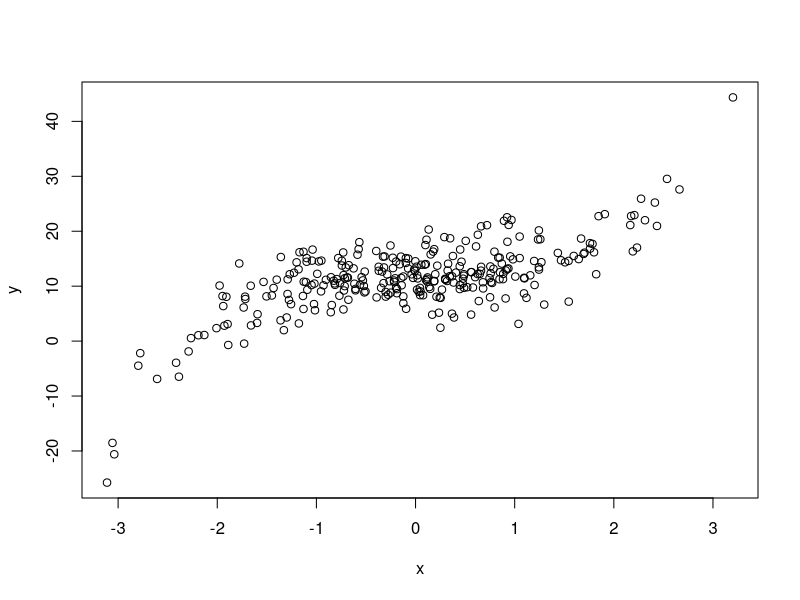
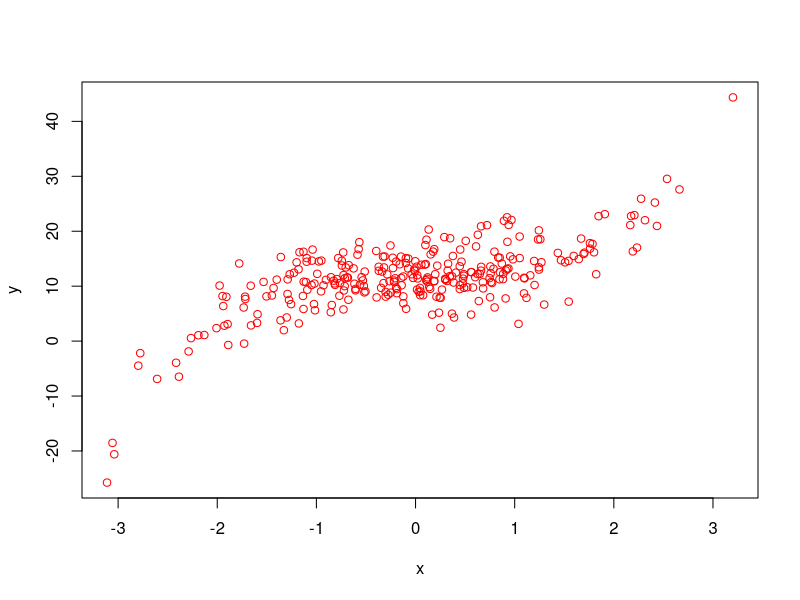
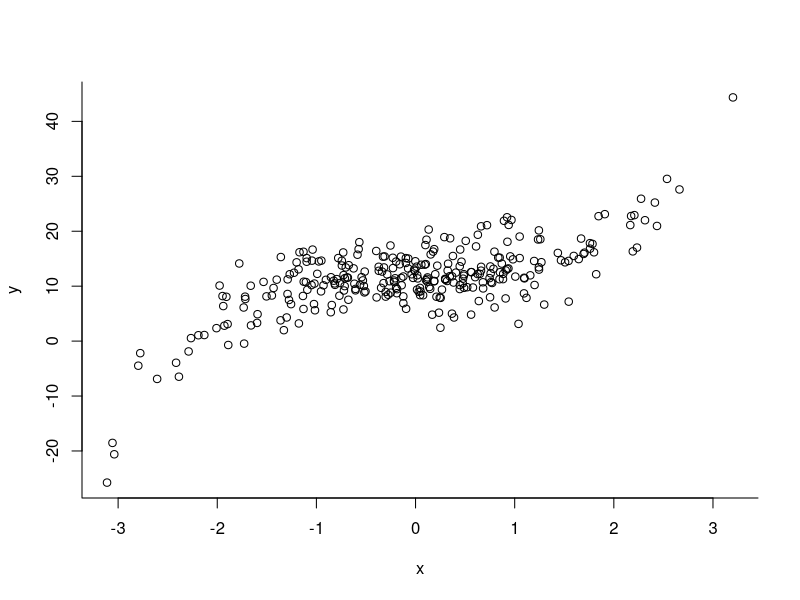
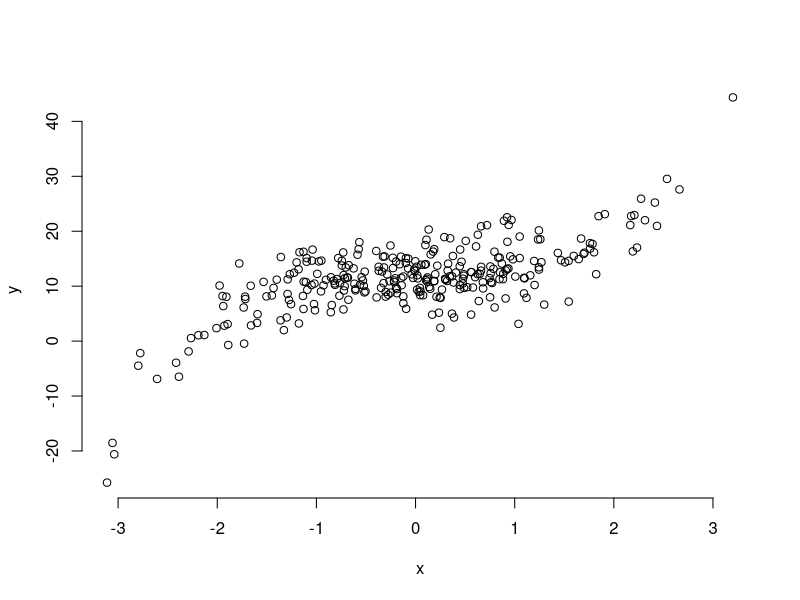
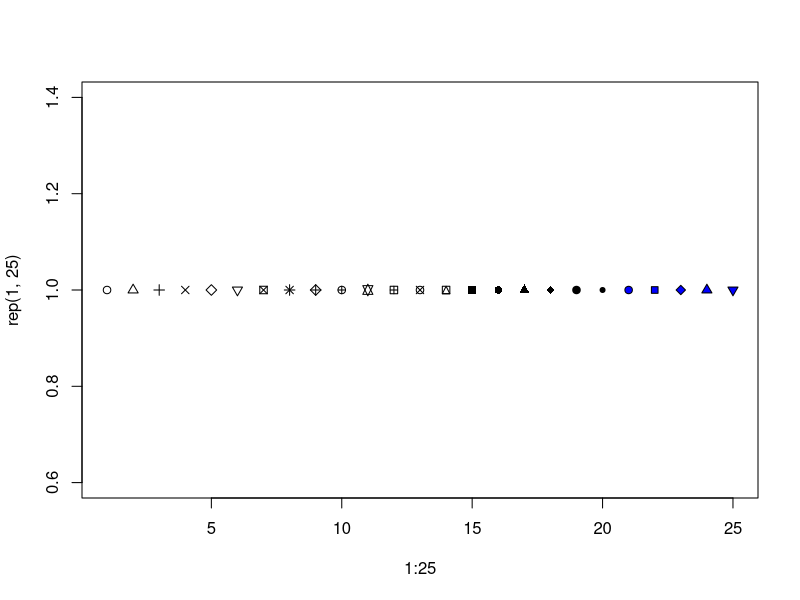
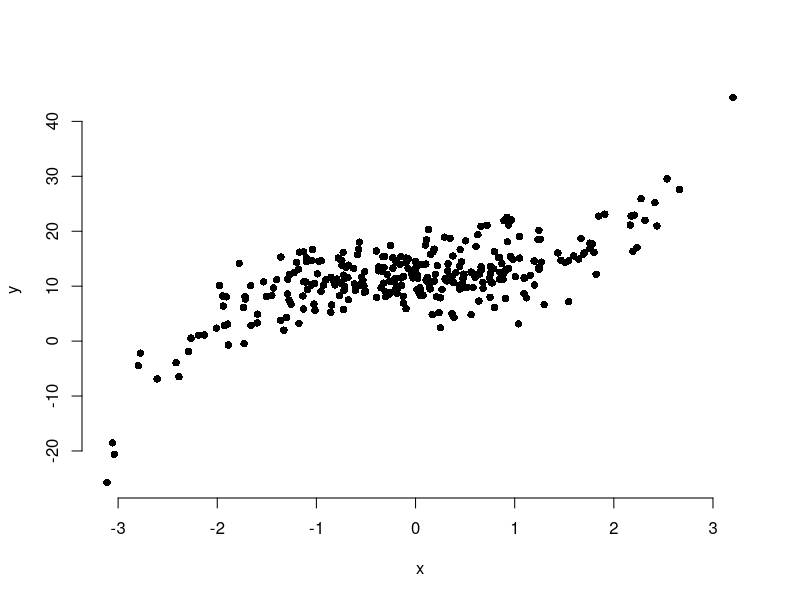
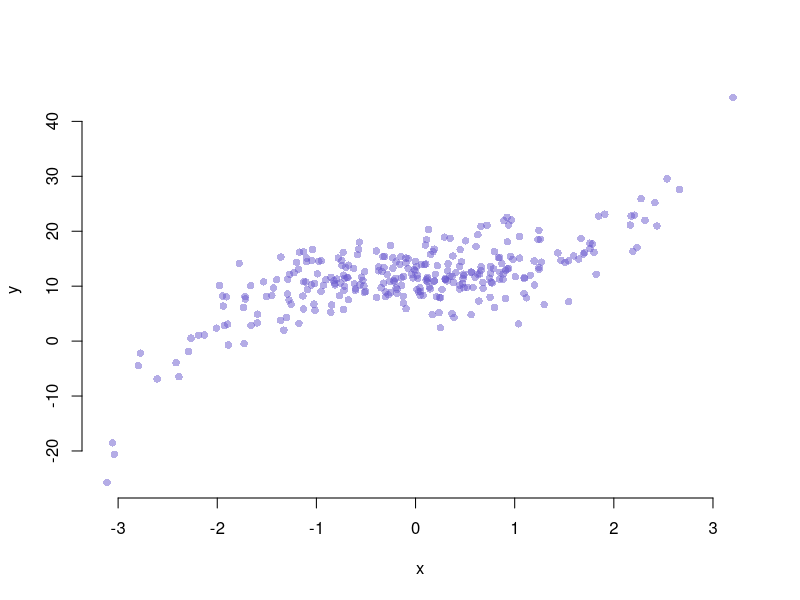
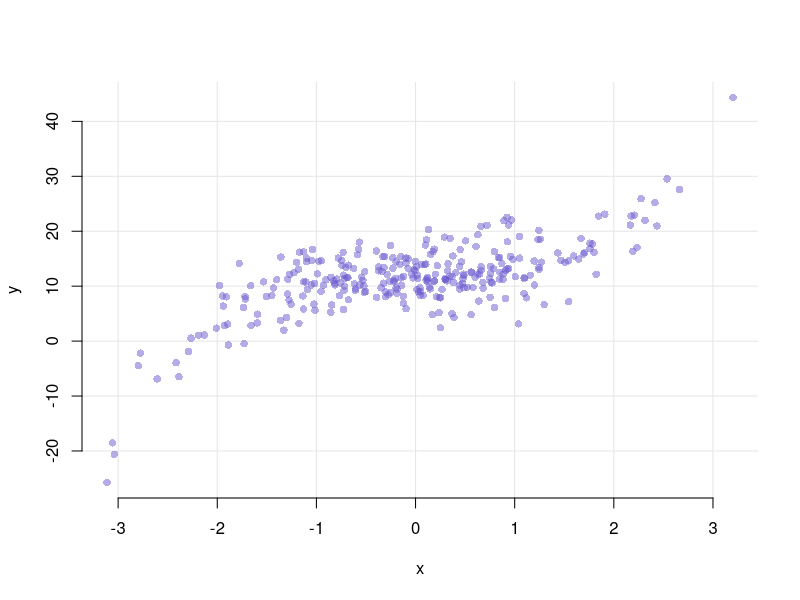

R code for these plots, in order:
## ---- chunk 1
knitr::opts_chunk$set(fig.width = 5, fig.height = 5,
                      comment = NA, cache = TRUE) 
## ---- chunk 2
old.hooks <- fansi::set_knit_hooks(knitr::knit_hooks)
options(crayon.enabled = TRUE)
## ---- chunk 3
set.seed(2020)
x <- rnorm(300)
y_true <- 12 + x^3
y <- 12 + x^3 + 2.5 * rnorm(300)*1.5
## ---- chunk 4
plot(x, y)
## ---- chunk 5
plot(x, y, col = "red")
## ---- chunk 6
plot(x, y, bty = "l")
## ---- chunk 7
plot(x, y, bty = "none")
## ---- chunk 8
plot(1:25, rep(1, 25), pch = 1:25, bg = "blue")
## ---- chunk 9
plot(x, y, bty = "n", pch = 16)
## ---- chunk 10
plot(x, y,
     bty = "n", pch = 16,
     col = adjustcolor("slateblue", alpha.f = .5))
## ---- chunk 11
plot(x, y,
     bty = "n", pch = 16,
     col = adjustcolor("slateblue", alpha.f = .5),
     panel.first = grid(lty = 1, col = 'gray90'))
## ---- chunk 12
plot(x, y,
     bty = "n", pch = 16,
     col = adjustcolor("slateblue", alpha.f = .5),
     panel.first = grid(lty = 1, col = 'gray90'),
     main = "y vs. x",
     xlab = "Variable x (xunits)",
     ylab = "Variable y (yunits)")
## ---- chunk 13
hist(x)
## ---- chunk 14
hist(x, col = "slategrey")
## ---- chunk 15
hist(x, col = "slategrey", border = "white")
## ---- chunk 16
hist(x, col = "slategrey", border = "white",
     breaks = 8)
## ---- chunk 17
plot(density(x))
## ---- chunk 18
plot(density(x), col = "blue",
     bty = "n",
     main = NA)
## ---- chunk 19
barplot(VADeaths[, 1])
## ---- chunk 20
barplot(VADeaths[1, ])
## ---- chunk 21
barplot(VADeaths[, 1],
        col = "aquamarine3", border = NA)
## ---- chunk 22
barplot(VADeaths, legend.text = TRUE)
## ---- chunk 23
barplot(VADeaths, beside = TRUE,
        legend.text = TRUE, args.legend = list(x = "topright"))
## ---- chunk 24
col <- sapply(seq(.2, .8, length.out = 5), function(i) adjustcolor("navy", i))
barplot(VADeaths,
        col = col,
        border = NA,
        beside = TRUE,
        legend.text = TRUE, args.legend = list(x = "topright"))
## ---- chunk 25
a <- rnorm(500, mean = 12, sd = 2)
boxplot(a)
## ---- chunk 26
lty <- 3
lwd <- 3

# Data
set.seed(2020)
x <- rnorm(600)
l <- .65
r <- 1.35
.min <- min(x)
.max <- max(x)
.median <- median(x)
.q1 <- quantile(x, .25)
.q3 <- quantile(x, .75)
.iqr <- .q3 - .q1
.q1m1.5iqr <- .q1 - 1.5*.iqr
.q3p1.5iqr <- .q3 + 1.5*.iqr
.outliers <- x < .q1m1.5iqr | x > .q3p1.5iqr
.r <- range(x[!.outliers])
.min <- min(x)
.max <- max(x)

# boxplot
par(bty = "none", bg = "black", mar = c(1, .5, 1, .5))
boxplot(x, axes = FALSE, col = "gray40", border = "white")
axis(2, col = "white", col.ticks = "white", col.axis = "white")

# '- median
segments(l + .03, .median, r - .03, .median, 
         col = "#53FEBE", lty = lty, lwd = lwd)
text(r, .median, "median", col = "#53FEBE", adj = c(0, .5))

# '- Q1
segments(l, .q1, r, .q1, 
         col = "#0290EE", lty = lty, lwd = lwd)
text(r, .q1, "Q1", col = "#0290EE", adj = c(0, 1))

# '- Q3
segments(l, .q3, r, .q3, 
         col = "#0290EE", lty = lty, lwd = lwd)
text(r, .q3, "Q3", col = "#0290EE", adj = c(0, 0))

# '- IQR
arrows(l, .q1, l, .q3, code = 3, col = "#0290EE", lwd = lwd)
text(l - .03, .median, "IQR", col = "#0290EE", adj = c(.5, 0), srt = 90)

# '- min max
segments(l, .min, r, .min, col = "gray45", lty = lty, lwd = lwd)
text(r, .min, "min", col = "gray45", adj = c(0, 1))
segments(l, .max, r, .max, col = "gray45", lty = lty, lwd = lwd)
text(r, .max, "max", col = "gray45", adj = c(0, 0))

# '- range excl. outliers
segments(l - .085, .r[1], r + .085, .r[1],
         col = "#FE4AA3", lty = lty, lwd = lwd)
segments(l - .085, .r[2], r + .085, .r[2],
         col = "#FE4AA3", lty = lty, lwd = lwd)
arrows(l - .085, .r[1], l - .085, .r[2], code = 3, col = "#FE4AA3")
text(l - .11, .median, "Range excl. outliers", col = "#FE4AA3", adj = c(.5, 0), srt = 90)

# '- outliers
points(rep(1, sum(.outliers)), x[.outliers], col = "red", pch = 1)
text(1, .min, "outliers", col = "red", adj = c(0, 1.5), xpd = TRUE)
text(1, .max, "outliers", col = "red", adj = c(0, -1), xpd = TRUE)
## ---- chunk 27
alpha <- rnorm(10)
beta <- rnorm(100)
gamma <- rnorm(200, 1, 2)
dl <- list(alpha = alpha, beta = beta, gamma = gamma)
## ---- chunk 28
boxplot(alpha, beta, gamma)
## ---- chunk 29
boxplot(dl)
## ---- chunk 30
mat <- sapply(seq(5), function(i) rnorm(20))
boxplot(mat)
## ---- chunk 31
boxplot(extra ~ group, sleep)
## ---- chunk 32
border <- c("#18A3AC", "#F48024")
col <- c(adjustcolor("#18A3AC", .5), adjustcolor("#F48024", .5))
boxplot(extra ~ group, sleep,
        col = col, border = border)
## ---- chunk 33
boxplot(extra ~ group, sleep,
        col = col, border = border,
        names = c("Drug A", "Drug B"))
## ---- chunk 34
x <- sapply(1:20, function(i) rnorm(20))
x_cor <- cor(x)
## ---- chunk 35
heatmap(x_cor, Rowv = NA, Colv = NA)
## ---- chunk 36
heatmap(x_cor)
## ---- chunk 37
set.seed(2021)
Cohort <- factor(sample(c("Control", "Case"), 500, TRUE),
                 levels = c("Control", "Case"))
Sex <- factor(
  sapply(seq(Cohort), \(i) sample(c("Male", "Female"), 1,
                                  prob = if (Cohort[i] == "Control") c(1, 1) else c(2, 1))))
## ---- chunk 38
mosaicplot(table(Cohort), main = "Cases vs. Controls")
## ---- chunk 39
mosaicplot(table(Sex), main = "Males vs. Females",
           col = c("orchid", "skyblue"))
## ---- chunk 40
mosaicplot(table(Cohort, Sex),
           color = c("orchid", "skyblue"),
           border = NA,
           main = "Cohort x Sex")
## ---- chunk 41
set.seed(2020)
x <- rnorm(500)
y <- x^3 + rnorm(500) * 2
z <- x^2 + rnorm(500)
## ---- chunk 42
par(mfrow = c(2, 3))
hist(x)
hist(y)
hist(z)
plot(x, y)
plot(x, z)
plot(y, z)
par(mfrow = c(1, 1))
